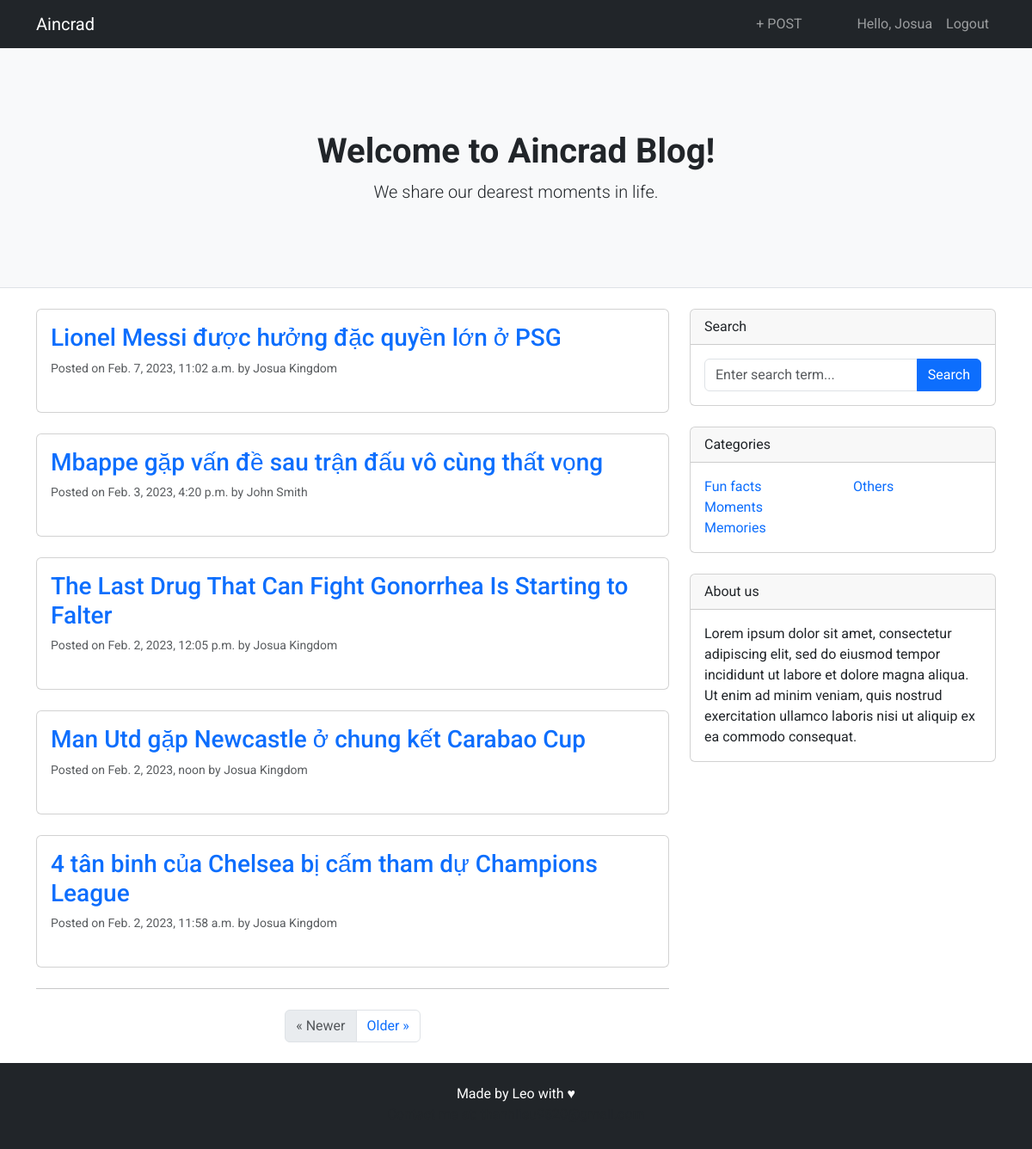
The app's page / (signed in) with its own data.
### accounts/models.py (models this page shows, shortened)
class CustomUser(AbstractBaseUser, PermissionsMixin):
    email = models.CharField(gettext_lazy('email address'),max_length=40, unique=True)
    username = models.CharField(max_length=150, unique=True)
    first_name = models.CharField(max_length=150)
    last_name = models.CharField(max_length=150)
    date_joined = models.DateTimeField(default=timezone.now)
    age = models.PositiveIntegerField(null=True, blank=True)
    description = models.TextField(blank=True, null=True)
    profile_image = models.ImageField(upload_to='profile_pics', blank=True, null=True)
    country = models.CharField(max_length=150, blank=True, null=True)
    is_staff = models.BooleanField(default=False)
    is_active = models.BooleanField(default=True) # if user_verified: True
    objects = CustomAccountManager()
    USERNAME_FIELD = 'email'
    REQUIRED_FIELDS = ['username', 'first_name', 'last_name']
    class Meta:
        ordering = ["-username"]

### core/models.py (models this page shows, shortened)
class Post(models.Model):
    title = models.CharField(max_length=200)
    author = models.ForeignKey(settings.AUTH_USER_MODEL, on_delete=models.CASCADE, related_name='blog_posts')
    created_on = models.DateTimeField(auto_now_add=True)
    content = models.TextField()
    update_on = models.DateTimeField(auto_now=True)
    class Meta:
        ordering = ['-created_on']

### core/views.py (the view)
# urls.py: path('', views.PostList.as_view(), name='home'),
class PostList(generic.ListView):
    queryset = Post.objects.order_by('-created_on')
    template_name = 'index.html'
    paginate_by = 5

### templates/index.html
{% extends 'base.html' %}
{% block content %}
<header class="py-5 bg-light border-bottom mb-4">
    <div class="container">
        <div class="text-center my-5">
            <h1 class="fw-bolder">Welcome to Aincrad Blog!</h1>
            <p class="lead mb-0">We share our dearest moments in life.</p>
        </div>
    </div>
</header>
<div class="container">
    <div class="row">
        <div class="col-lg-8">
            {% for post in post_list %}
                <div class="card mb-4">
                    <div class="card-body">
                        <h3 class="card-title"><a class="text-decoration-none link-primary" href="{% url 'post_detail' post.pk %}">{{ post.title }}</a></h3>
                        <div class="small text-muted">Posted on {{ post.created_on }} by {{ post.author.first_name }} {{ post.author.last_name }}</div>
                        <br/>
                    </div>
                </div>
            {% endfor %}
            {% if is_paginated %}
            <nav aria-label="Pagination">
                <hr class="my-0">
                <ul class="pagination justify-content-center my-4">
                    <li class="page-item {% if not page_obj.has_previous %}disabled{% endif %}"><a class="page-link" href="{% if page_obj.has_previous %}?page={{ page_obj.previous_page_number }} {% endif %}">&laquo; Newer</a></li>
                    <li class="page-item {% if not page_obj.has_next %}disabled{% endif %}"><a class="page-link" href="{% if page_obj.has_next %}?page={{ page_obj.next_page_number }} {% endif %}">Older &raquo;</a></li>
                </ul>
            </nav>
            {% endif %}
        </div>
        {% block sidebar %} {% include 'commons/sidebar.html' %} {% endblock sidebar %}
    </div>
</div>
{% endblock content %}

### templates/base.html (shortened to what this page needs)
<!DOCTYPE html>
{% load bootstrap5 %}
{% load static %}
<html lang="en">
<head>
    {% bootstrap_css %}
    <link href="{% static 'css/base.css' %}" rel="stylesheet">
</head>
<body>
    <nav class="navbar navbar-expand-lg navbar-dark bg-dark">
        <div class="container">
            <a class="navbar-brand" href="{% url 'home' %}">Aincrad</a>
            <div class="navbar-collapse collapse" id="navbarSupportedContent">
                <ul class="navbar-nav ms-auto mb-2 mb-lg-0">
                    {% if user.is_authenticated %}
                        <li class="nav-item me-5"><a class="nav-link" href="{% url 'post_create' %}">+ POST</a></li>
                        <li class="nav-item"><a class="nav-link" href="{% url 'user_index' user.pk %}">Hello, {{ user.first_name }}</a></li>
                        <li class="nav-item"><a class="nav-link fs-6" href="{% url 'logout' %}">Logout</a></li>
                    {% else %}
                        <li class="nav-item"><a class="nav-link" href="{% url 'login' %}">Login</a></li>
                        <li class="nav-item"><a class="nav-link" href="{% url 'signup' %}">Register</a></li>
                    {% endif %}
                </ul>
            </div>
        </div>
    </nav>
    {% block messages %} {% include 'commons/messages.html' %} {% endblock messages %}
    {% block content %}
    {% endblock content %}
    <footer class="bg-dark">
        <div class="container">
            <br/>
            <p class="m-0 text-center text-white">Made by Leo with &#9829;</p>
            <p class="m-0 text-center text-muted">Contact me at: thanhlieu9620@gmail.com</p>
        </div>
    </footer>
</body>
</html>

### static/css/base.css (style rules this page uses)
html { position: relative; min-height: 100%; }
body { margin: 0 0 100px 0; font-family: "Roboto", sans-serif; font-size: 1rem; font-weight: 400; line-height: 1.5; color: #212529; box-sizing: border-box; background-color: #fff; }
@media (prefers-reduced-motion: no-preference) { :root { scroll-behavior: smooth; } }
footer { position: absolute; height: 100px; left: 0; bottom: 0; right: 0; overflow: hidden; }

### records on screen
CustomUser: first_name "Josua"
Post: title "Lionel Messi được hưởng đặc quyền lớn ở PSG", created_on "Feb. 7, 2023, 11:02 a.m.", author.first_name "Josua", author.last_name "Kingdom"
Post: title "Mbappe gặp vấn đề sau trận đấu vô cùng thất vọng", created_on "Feb. 3, 2023, 4:20 p.m.", author.first_name "John", author.last_name "Smith"
Post: title "The Last Drug That Can Fight Gonorrhea Is Starting to Falter", created_on "Feb. 2, 2023, 12:05 p.m.", author.first_name "Josua", author.last_name "Kingdom"
Post: title "Man Utd gặp Newcastle ở chung kết Carabao Cup", created_on "Feb. 2, 2023, noon", author.first_name "Josua", author.last_name "Kingdom"
Post: title "4 tân binh của Chelsea bị cấm tham dự Champions League", created_on "Feb. 2, 2023, 11:58 a.m.", author.first_name "Josua", author.last_name "Kingdom"
